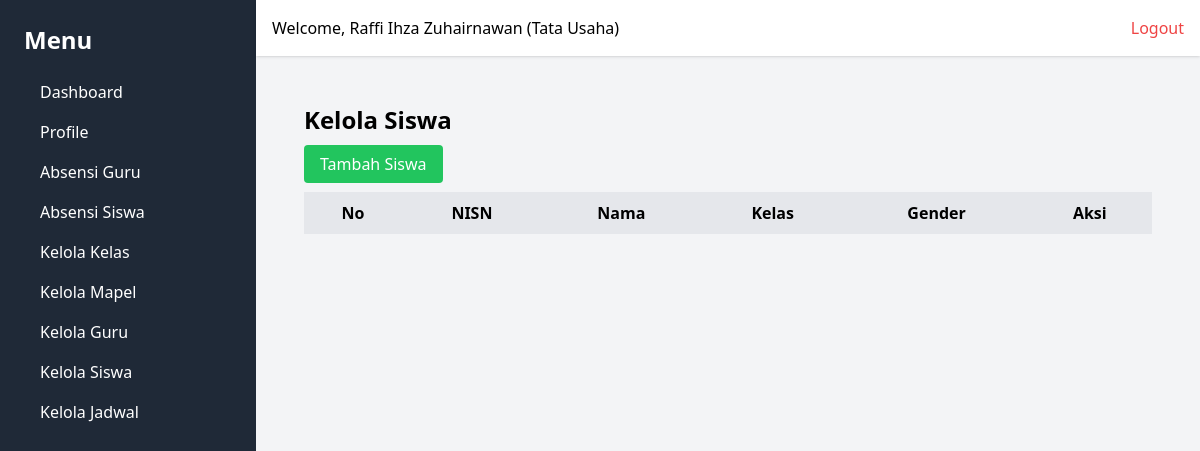
Before: /siswa/ (signed in) with the older database file.
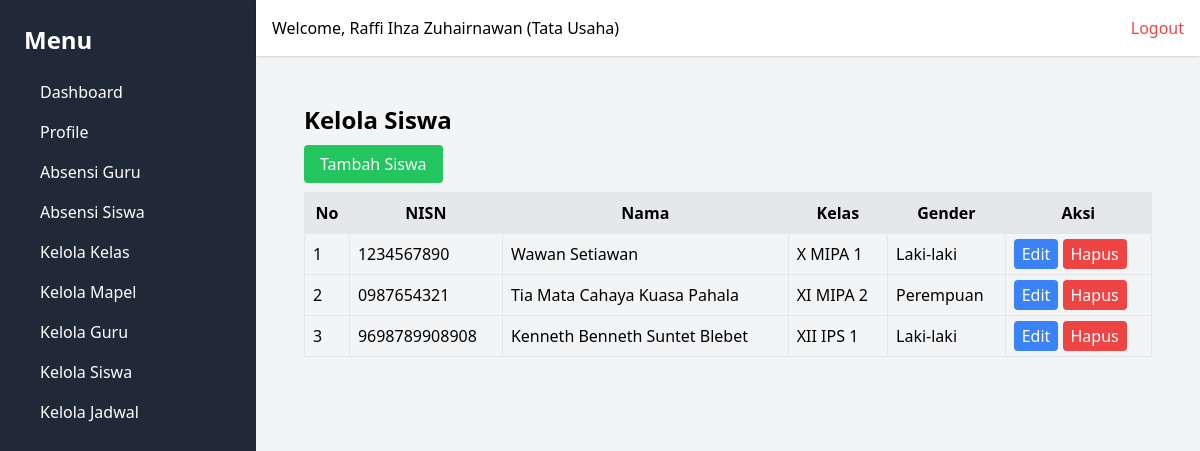
After: the same page with the newer database file.
### webabsensi/models.py (models this page shows, shortened)
class Student(models.Model):
    GENDER_CHOICES = [
        ('L', 'Laki-laki'),
        ('P', 'Perempuan'),
    ]
    nisn = models.CharField(max_length=20, unique=True)
    id_kelas = models.ForeignKey(Class, on_delete=models.CASCADE)
    nama = models.CharField(max_length=50)
    gender = models.CharField(max_length=1, choices=GENDER_CHOICES)
    created_at = models.DateTimeField(auto_now_add=True)
    updated_at = models.DateTimeField(auto_now=True)

class Class(models.Model):
    nama_kelas = models.CharField(max_length=50, unique=True)
    created_at = models.DateTimeField(auto_now_add=True)
    updated_at = models.DateTimeField(auto_now=True)

### webabsensi/views.py (the view)
        def wrapper(request, *args, **kwargs):
            user_id = request.session.get('user_id')
            if not user_id:
                messages.error(request, 'Anda harus login terlebih dahulu.')
                return redirect('login')
            user = User.objects.get(id=request.session['user_id'])
            if user.role not in allowed_roles:
                return render(request, '403.html', {'message': 'Anda tidak memiliki izin untuk mengakses halaman ini.'})
            request.user = user  # Tambahkan user ke request agar dapat digunakan di template
            return view_func(request, *args, **kwargs)

### webabsensi/views.py (called while the page is built)
def role_required(allowed_roles):
    def decorator(view_func):
        def wrapper(request, *args, **kwargs):
            user_id = request.session.get('user_id')
            if not user_id:
                messages.error(request, 'Anda harus login terlebih dahulu.')
                return redirect('login')
            user = User.objects.get(id=request.session['user_id'])
            if user.role not in allowed_roles:
                return render(request, '403.html', {'message': 'Anda tidak memiliki izin untuk mengakses halaman ini.'})
            request.user = user  # Tambahkan user ke request agar dapat digunakan di template
            return view_func(request, *args, **kwargs)
        return wrapper
    return decorator

@role_required(['Tata Usaha', 'Kepala Sekolah'])
def manage_students(request):
    students = Student.objects.select_related('id_kelas').all()
    context = {'students': students}
    return render(request, 'students/manage_students.html', context)

### webabsensi/templates/students/manage_students.html
{% extends 'base.html' %}
{% block content %}
<div class="p-6">
    <h1 class="text-2xl font-bold mb-4">Kelola Siswa</h1>
    <a href="{% url 'add_student' %}" class="bg-green-500 text-white px-4 py-2 rounded">Tambah Siswa</a>
    <table class="w-full mt-4 border">
        <thead class="bg-gray-200">
            <tr>
                <th class="p-2 border">No</th>
                <th class="p-2 border">NISN</th>
                <th class="p-2 border">Nama</th>
                <th class="p-2 border">Kelas</th>
                <th class="p-2 border">Gender</th>
                <th class="p-2 border">Aksi</th>
            </tr>
        </thead>
        <tbody>
            {% for student in students %}
            <tr>
                <td class="p-2 border">{{ forloop.counter }}</td>
                <td class="p-2 border">{{ student.nisn }}</td>
                <td class="p-2 border">{{ student.nama }}</td>
                <td class="p-2 border">{{ student.id_kelas.nama_kelas }}</td>
                <td class="p-2 border">{{ student.get_gender_display }}</td>
                <td class="p-2 border">
                    <a href="{% url 'edit_student' student.id %}" class="bg-blue-500 text-white px-2 py-1 rounded">Edit</a>
                    <a href="{% url 'delete_student' student.id %}" class="bg-red-500 text-white px-2 py-1 rounded" onclick="return confirm('Yakin ingin menghapus siswa ini? Semua data yang terkait siswa ini akan dihapus, seperti absensi dll')">Hapus</a>
                </td>
            </tr>
            {% endfor %}
        </tbody>
    </table>
</div>
{% endblock %}

Changed rows visible on the page:
added Student: nisn "1234567890", nama "Wawan Setiawan", id_kelas.nama_kelas "X MIPA 1", gender "Laki-laki"
added Student: nisn "0987654321", nama "Tia Mata Cahaya Kuasa Pahala", id_kelas.nama_kelas "XI MIPA 2", gender "Perempuan"
added Student: nisn "9698789908908", nama "Kenneth Benneth Suntet Blebet", id_kelas.nama_kelas "XII IPS 1", gender "Laki-laki"
